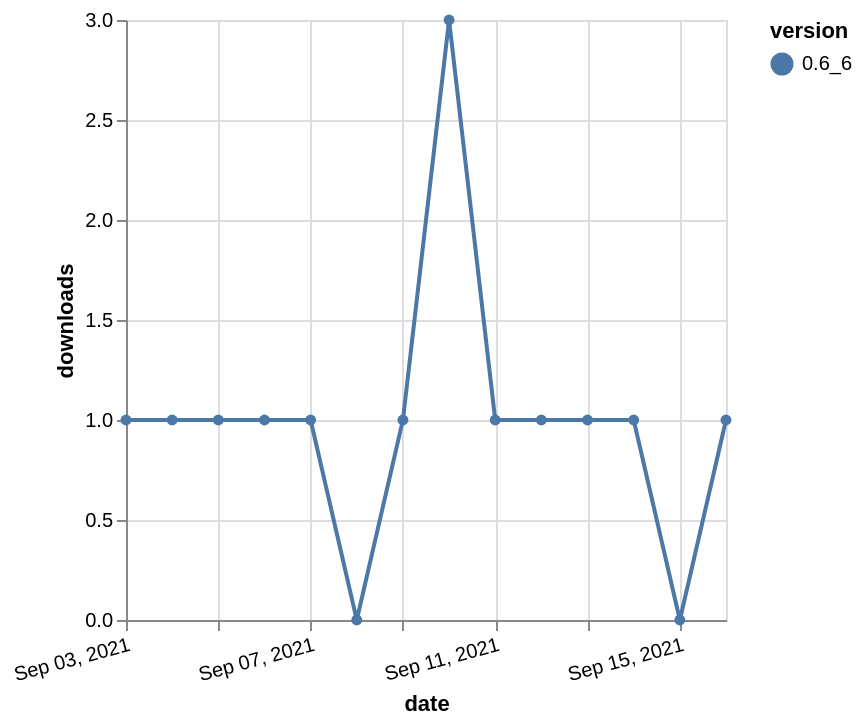

Vega-Lite specification for this chart:
### Vega-Lite specification from a JSON file in a GitHub repository (floating-point values rounded to 4 significant figures)
{"$schema": "https://vega.github.io/schema/vega-lite/v5.json", "description": "A simple bar chart with embedded data.", "data": {"values": [{"date": "2021-09-03", "total": 378, "delta": 1, "version": "0.6_6"}, {"date": "2021-09-04", "total": 379, "delta": 1, "version": "0.6_6"}, {"date": "2021-09-05", "total": 380, "delta": 1, "version": "0.6_6"}, {"date": "2021-09-06", "total": 381, "delta": 1, "version": "0.6_6"}, {"date": "2021-09-07", "total": 382, "delta": 1, "version": "0.6_6"}, {"date": "2021-09-08", "total": 382, "delta": 0, "version": "0.6_6"}, {"date": "2021-09-09", "total": 383, "delta": 1, "version": "0.6_6"}, {"date": "2021-09-10", "total": 386, "delta": 3, "version": "0.6_6"}, {"date": "2021-09-11", "total": 387, "delta": 1, "version": "0.6_6"}, {"date": "2021-09-12", "total": 388, "delta": 1, "version": "0.6_6"}, {"date": "2021-09-13", "total": 389, "delta": 1, "version": "0.6_6"}, {"date": "2021-09-14", "total": 390, "delta": 1, "version": "0.6_6"}, {"date": "2021-09-15", "total": 390, "delta": 0, "version": "0.6_6"}, {"date": "2021-09-16", "total": 391, "delta": 1, "version": "0.6_6"}]}, "width": "container", "mark": {"type": "line", "point": {"filled": true}}, "encoding": {"x": {"field": "date", "type": "temporal", "timeUnit": "yearmonthdate", "title": "date", "axis": {"labelAngle": -15}}, "y": {"field": "delta", "type": "quantitative", "title": "downloads"}, "color": {"field": "version", "type": "nominal"}, "tooltip": {"field": "delta"}}}
